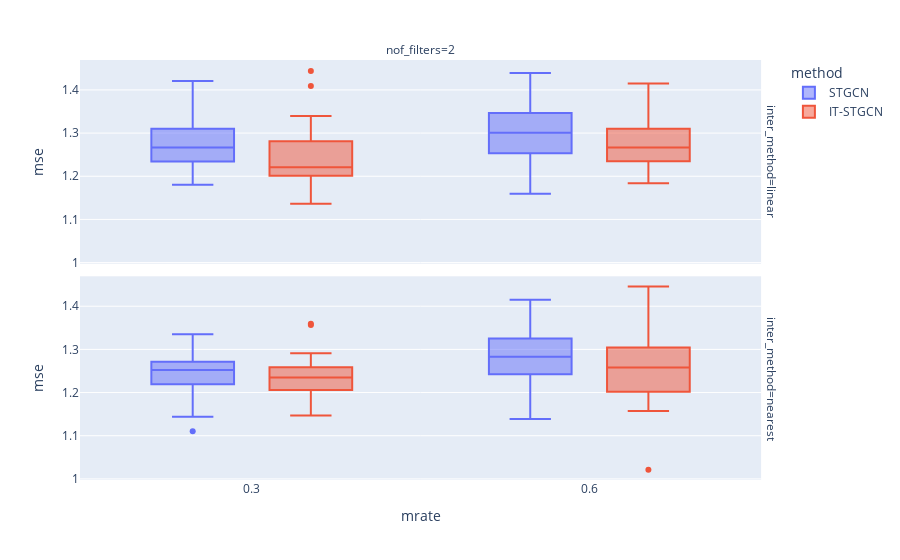

The notebook cell this image was saved under:
### Markdown cell above
## random

### Code cell
data.query("method!='GNAR' and mtype =='rand' and lags!=2").plot.box(backend='plotly',x='mrate',color='method',y='mse',facet_col='nof_filters',facet_row='inter_method',height=800)

### Figure 1 — Plotly figure (JSON) as saved in the notebook; plotly's stock layout.template omitted (floating-point values rounded to 4 significant figures)
{"data": [{"alignmentgroup": "True", "hovertemplate": "method=STGCN<br>inter_method=linear<br>nof_filters=2<br>mrate=%{x}<br>mse=%{y}<extra></extra>", "legendgroup": "STGCN", "marker": {"color": "#636efa"}, "name": "STGCN", "notched": false, "offsetgroup": "STGCN", "orientation": "v", "showlegend": true, "type": "box", "x": [0.3, 0.6, 0.3, 0.6, 0.3, 0.6, 0.3, 0.6, 0.3, 0.6, 0.3, 0.6, 0.3, 0.6, 0.3, 0.6, 0.3, 0.6, 0.3, 0.6, 0.3, 0.6, 0.3, 0.6, 0.3, 0.6, 0.3, 0.6, 0.3, 0.6, 0.3, 0.6, 0.3, 0.6, 0.3, 0.6, 0.3, 0.6, 0.3, 0.6, 0.3, 0.6, 0.3, 0.6, 0.3, 0.6, 0.3, 0.6, 0.3, 0.6, 0.3, 0.6, 0.3, 0.6, 0.3, 0.6, 0.3, 0.6, 0.3, 0.6], "x0": " ", "xaxis": "x2", "y": [1.204, 1.289, 1.289, 1.273, 1.266, 1.223, 1.294, 1.248, 1.181, 1.392, 1.204, 1.303, 1.367, 1.439, 1.26, 1.354, 1.34, 1.16, 1.183, 1.387, 1.319, 1.358, 1.244, 1.347, 1.239, 1.311, 1.251, 1.255, 1.222, 1.298, 1.226, 1.254, 1.317, 1.251, 1.267, 1.348, 1.35, 1.311, 1.263, 1.327, 1.31, 1.335, 1.421, 1.229, 1.234, 1.234, 1.195, 1.25, 1.253, 1.399, 1.28, 1.28, 1.302, 1.314, 1.347, 1.313, 1.281, 1.284, 1.281, 1.269], "y0": " ", "yaxis": "y2"}, {"alignmentgroup": "True", "hovertemplate": "method=STGCN<br>inter_method=nearest<br>nof_filters=2<br>mrate=%{x}<br>mse=%{y}<extra></extra>", "legendgroup": "STGCN", "marker": {"color": "#636efa"}, "name": "STGCN", "notched": false, "offsetgroup": "STGCN", "orientation": "v", "showlegend": false, "type": "box", "x": [0.3, 0.6, 0.3, 0.6, 0.3, 0.6, 0.3, 0.6, 0.3, 0.6, 0.3, 0.6, 0.3, 0.6, 0.3, 0.6, 0.3, 0.6, 0.3, 0.6, 0.3, 0.6, 0.3, 0.6, 0.3, 0.6, 0.3, 0.6, 0.3, 0.6, 0.3, 0.6, 0.3, 0.6, 0.3, 0.6, 0.3, 0.6, 0.3, 0.6, 0.3, 0.6, 0.3, 0.6, 0.3, 0.6, 0.3, 0.6, 0.3, 0.6, 0.3, 0.6, 0.3, 0.6, 0.3, 0.6, 0.3, 0.6, 0.3, 0.6], "x0": " ", "xaxis": "x", "y": [1.11, 1.294, 1.221, 1.325, 1.326, 1.319, 1.288, 1.297, 1.242, 1.363, 1.335, 1.312, 1.263, 1.369, 1.248, 1.371, 1.286, 1.415, 1.144, 1.253, 1.291, 1.246, 1.229, 1.243, 1.213, 1.198, 1.226, 1.241, 1.193, 1.323, 1.272, 1.196, 1.237, 1.276, 1.232, 1.195, 1.256, 1.239, 1.264, 1.246, 1.26, 1.29, 1.333, 1.257, 1.265, 1.326, 1.267, 1.201, 1.216, 1.408, 1.3, 1.267, 1.219, 1.297, 1.172, 1.139, 1.267, 1.268, 1.146, 1.333], "y0": " ", "yaxis": "y"}, {"alignmentgroup": "True", "hovertemplate": "method=IT-STGCN<br>inter_method=linear<br>nof_filters=2<br>mrate=%{x}<br>mse=%{y}<extra></extra>", "legendgroup": "IT-STGCN", "marker": {"color": "#EF553B"}, "name": "IT-STGCN", "notched": false, "offsetgroup": "IT-STGCN", "orientation": "v", "showlegend": true, "type": "box", "x": [0.3, 0.6, 0.3, 0.6, 0.3, 0.6, 0.3, 0.6, 0.3, 0.6, 0.3, 0.6, 0.3, 0.6, 0.3, 0.6, 0.3, 0.6, 0.3, 0.6, 0.3, 0.6, 0.3, 0.6, 0.3, 0.6, 0.3, 0.6, 0.3, 0.6, 0.3, 0.6, 0.3, 0.6, 0.3, 0.6, 0.3, 0.6, 0.3, 0.6, 0.3, 0.6, 0.3, 0.6, 0.3, 0.6, 0.3, 0.6, 0.3, 0.6, 0.3, 0.6, 0.3, 0.6, 0.3, 0.6, 0.3, 0.6, 0.3, 0.6], "x0": " ", "xaxis": "x2", "y": [1.271, 1.266, 1.281, 1.385, 1.162, 1.232, 1.339, 1.216, 1.154, 1.249, 1.305, 1.287, 1.195, 1.305, 1.26, 1.229, 1.262, 1.415, 1.181, 1.224, 1.241, 1.253, 1.321, 1.276, 1.22, 1.284, 1.195, 1.256, 1.202, 1.334, 1.283, 1.225, 1.201, 1.31, 1.444, 1.309, 1.217, 1.341, 1.284, 1.244, 1.409, 1.398, 1.136, 1.184, 1.222, 1.257, 1.194, 1.262, 1.246, 1.329, 1.207, 1.29, 1.21, 1.235, 1.216, 1.267, 1.277, 1.2, 1.216, 1.311], "y0": " ", "yaxis": "y2"}, {"alignmentgroup": "True", "hovertemplate": "method=IT-STGCN<br>inter_method=nearest<br>nof_filters=2<br>mrate=%{x}<br>mse=%{y}<extra></extra>", "legendgroup": "IT-STGCN", "marker": {"color": "#EF553B"}, "name": "IT-STGCN", "notched": false, "offsetgroup": "IT-STGCN", "orientation": "v", "showlegend": false, "type": "box", "x": [0.3, 0.6, 0.3, 0.6, 0.3, 0.6, 0.3, 0.6, 0.3, 0.6, 0.3, 0.6, 0.3, 0.6, 0.3, 0.6, 0.3, 0.6, 0.3, 0.6, 0.3, 0.6, 0.3, 0.6, 0.3, 0.6, 0.3, 0.6, 0.3, 0.6, 0.3, 0.6, 0.3, 0.6, 0.3, 0.6, 0.3, 0.6, 0.3, 0.6, 0.3, 0.6, 0.3, 0.6, 0.3, 0.6, 0.3, 0.6, 0.3, 0.6, 0.3, 0.6, 0.3, 0.6, 0.3, 0.6, 0.3, 0.6, 0.3, 0.6], "x0": " ", "xaxis": "x", "y": [1.274, 1.328, 1.233, 1.396, 1.254, 1.263, 1.245, 1.249, 1.273, 1.261, 1.147, 1.19, 1.228, 1.157, 1.359, 1.274, 1.2, 1.213, 1.275, 1.446, 1.247, 1.206, 1.244, 1.188, 1.357, 1.241, 1.187, 1.423, 1.291, 1.395, 1.199, 1.27, 1.237, 1.305, 1.198, 1.256, 1.252, 1.021, 1.207, 1.4, 1.219, 1.288, 1.168, 1.181, 1.259, 1.284, 1.247, 1.167, 1.22, 1.202, 1.206, 1.268, 1.221, 1.336, 1.206, 1.182, 1.266, 1.25, 1.212, 1.22], "y0": " ", "yaxis": "y"}], "layout": {"annotations": [{"font": {}, "showarrow": false, "text": "nof_filters=2", "x": 0.49, "xanchor": "center", "xref": "paper", "y": 1, "yanchor": "bottom", "yref": "paper"}, {"font": {}, "showarrow": false, "text": "inter_method=nearest", "textangle": 90, "x": 0.98, "xanchor": "left", "xref": "paper", "y": 0.2425, "yanchor": "middle", "yref": "paper"}, {"font": {}, "showarrow": false, "text": "inter_method=linear", "textangle": 90, "x": 0.98, "xanchor": "left", "xref": "paper", "y": 0.7575, "yanchor": "middle", "yref": "paper"}], "autosize": true, "boxmode": "group", "legend": {"title": {"text": "method"}, "tracegroupgap": 0}, "margin": {"t": 60}, "xaxis": {"anchor": "y", "autorange": true, "domain": [0, 0.98], "range": [0.1489, 0.7511], "title": {"text": "mrate"}, "type": "linear"}, "xaxis2": {"anchor": "y2", "autorange": true, "domain": [0, 0.98], "matches": "x", "range": [0.1489, 0.7511], "showticklabels": false, "type": "linear"}, "yaxis": {"anchor": "x", "autorange": true, "domain": [0, 0.485], "range": [0.9975, 1.469], "title": {"text": "mse"}, "type": "linear"}, "yaxis2": {"anchor": "x2", "autorange": true, "domain": [0.515, 1], "matches": "y", "range": [0.9975, 1.469], "title": {"text": "mse"}, "type": "linear"}}}
